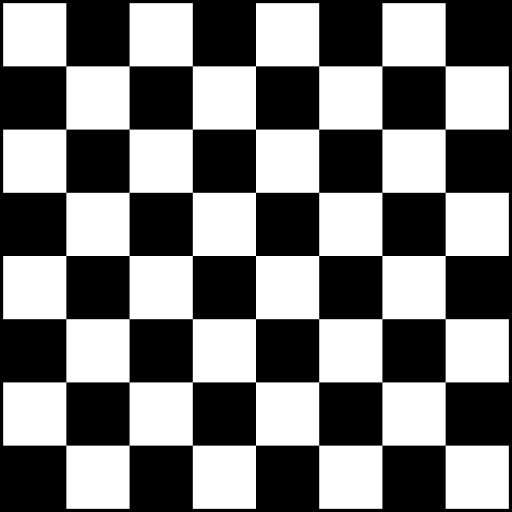
#> input picture TP2 Images Registration Fourier/Chess_Board.png, 1024 x 1024 px (shown at 1/2 size)
$ jupyter execute TP_ImageregistrationFourier_completed.ipynb
#> lines starting #> are read from the running program, lines starting #| are printed output that depends on the picture; after the words box and inside, x2 and y2 are one past the last pixel; in counts of white or black regions, pixels touching at a corner belong together; long printed decimals are rounded
## Image registration (Fourier based)

**Deadline**: Upload this notebook (rename it as 'TP-ImageregistrationFourier-YOUR-SURNAME.ipynb') to E-Campus before the deadline. Please check on E-Campus for the exact date.

**Goal**: The goal of this notebook is to implement the algorithms seen today for Fourier-based rigid image registration. We will focus only on translation and rotation. Please andwer the questions and complete the code where you see **XXXXXXXXXXXXXX**

Let's first download (or upload if you are using your own computer) the data.

[cell 1]
if 'google.colab' in str(get_ipython()):
  from google_drive_downloader import GoogleDriveDownloader as gdd
  gdd.download_file_from_google_drive(file_id='1slGiE3jssCrFft-2TbcsWHrst95DDShT',
  dest_path='./paris-satellite.jpg')

  from google_drive_downloader import GoogleDriveDownloader as gdd
  gdd.download_file_from_google_drive(file_id='1MVIhPTMq-KjuawlwIVvS063UpAOQYvzo',
  dest_path='./Chess_Board.png')
else:
  print('You are not using Colab. Please define working_dir with the absolute path to the folder where you downloaded the data')

# Please modify working_dir only if you are using your Anaconda (and not Google Colab)
# You should write the absolute path of your working directory with the data
workingDir='./'

and the needed libraries

[cell 2]
import math
import numpy as np
from numpy import linalg as LA
from matplotlib import pyplot as plt
from skimage.io import imread
from skimage.transform import resize, rescale, warp_polar, warp, SimilarityTransform, rotate
from skimage.morphology import square, dilation

Please run the following algorithms using a satellite image of Paris and a figure of a chessboard.

[cell 3]
# img = imread(workingDir + 'paris-satellite.jpg')
img = imread(workingDir + 'Chess_Board.png')
#> img is the input picture: shape (1024, 1024, 3); min 0, max 255, mean 124.4

#print(img.shape)

fig = plt.figure(figsize=(20, 15))
ax1 = plt.subplot(1, 3, 1)
ax2 = plt.subplot(1, 3, 2)
ax3 = plt.subplot(1, 3, 3)
ax1.imshow(img[:,:,0], cmap='gray')
ax1.invert_yaxis()
ax1.set_title('R')
ax2.imshow(img[:,:,1], cmap='gray')
ax2.invert_yaxis()
ax2.set_title('G')
ax3.imshow(img[:,:,2], cmap='gray')
ax3.invert_yaxis()
ax3.set_title('B')
plt.show()
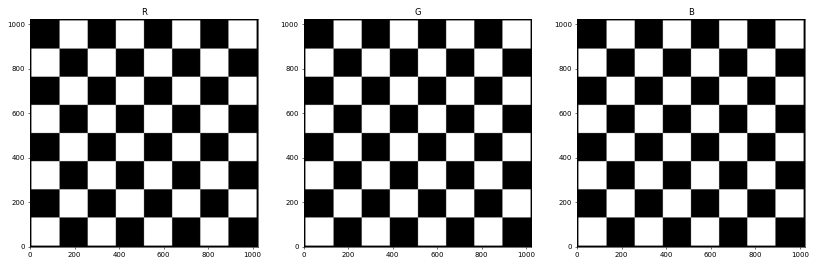
#> figure drawn by matplotlib, 3 panels

In order to compute the rotation and translation displacement between two images we first need to define a funtion which computes the phase correlation. Please complete the code

Remember than in `numpy`:
*   to compute the FFT we use `np.fft.fft2`
*   to compute the inverse FFT we use `np.fft.ifft2`
*   to compute the complex conjugate you can use `np.conj`
*   to compute the magnitude of a Fourier transform $F$ you can use `np.sqrt(np.real(F)**2 + np.imag(F)**2)` or simply `np.abs`
*   Another important function maybe useful for later... `np.fft.fftshift`

[cell 4]
def phaseCorrelation(X,Y):
  # Compute the fft of X
  fX = np.fft.fft2(X)
  if np.any(np.isnan(fX)) or np.any(np.isinf(fX)):
    print('problem ! There is a Nan and or Inf')
  # Compute the fft of the translated image Y
  fY = np.fft.fft2(Y)
  if np.any(np.isnan(fY)) or np.any(np.isinf(fY)):
    print('problem ! There is a Nan and or Inf')
  # Compute the complex conjugate
  fYc=np.conj(fY)
  # Compute cross-power spectrum
  eps=1e-30 # in order not to divide by zero
  CPS=(np.multiply(fX,fYc))/(np.abs(np.multiply(fX,fYc))+eps)
  # compute the shift
  shift=np.fft.ifft2(CPS)
  # take only the real part (it should be a real delta...)
  realShift=np.real(shift)
  # delete small values (noise)
  realShift=(realShift == np.max(realShift))*1
  # look for the index corresponding to the maximum value
  ind = np.unravel_index(np.argmax(realShift), realShift.shape)
  # ind[0] corresponds to the row thus to the shift along the second axis (i.e. y-axis)
  # ind[1] corresponds to the column thus to the shift along the first axis (i.e. x-axis)
  return ind,realShift

Let's first create a translated version of the original image with and without Gaussian noise. To simplify things we will just use one channel (a gray image). You can choose the channel you want.

To deform the image, we will use the `warp` function of scikit-image. You will have to choose if you want a linear shift (`mode='constant'`) or a circular shift (`mode='wrap')

[cell 5]
# Let's use only one channel
imgG=np.copy(img[:,:,0]) # red channel
a=200 # should be smaller than imgG.shape[0]
b=150 # should be smaller than imgG.shape[1]

# simple translation (the minus sign is to make it consistent with the lecture slides)
tformTranslation = SimilarityTransform(translation=(-a,-b))
# translated image
# mode='wrap' to have circuar shift or mode='constant' to have zero padding
# It works in both cases !! Even though we always assume a circuar shift transated image
imgGT = warp(imgG, tformTranslation, mode='wrap')
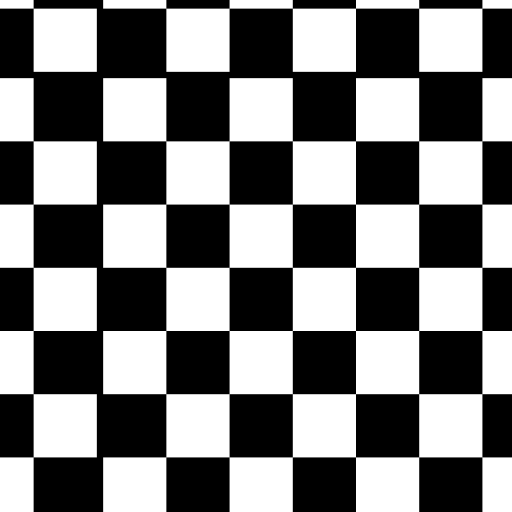
#> imgGT: shape (1024, 1024) float64 (shown at 1/2 size); min 0, max 1, mean 0.488
# translated and noise image
imgGTN = imgGT + np.random.normal(0, 0.15, imgGT.shape)
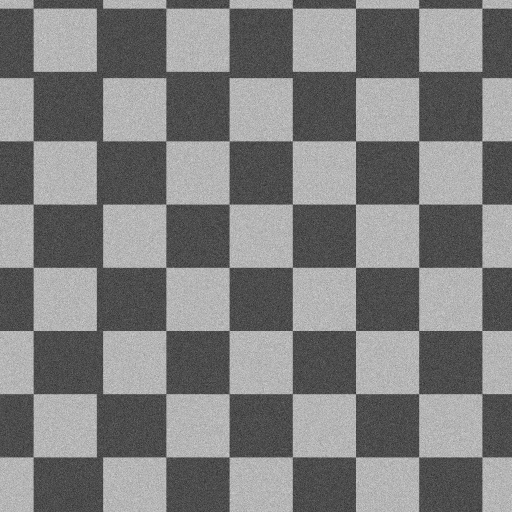
#> imgGTN: shape (1024, 1024) float64 (shown at 1/2 size); min -0.734, max 1.7, mean 0.488; drawn with min black and max white

fig = plt.figure(figsize=(20, 15))
ax1 = plt.subplot(1, 3, 1)
ax2 = plt.subplot(1, 3, 2)
ax3 = plt.subplot(1, 3, 3)
ax1.imshow(imgG, cmap='gray')
ax1.invert_yaxis()
ax1.set_title('original image')
ax2.imshow(imgGT, cmap='gray')
ax2.invert_yaxis()
ax2.set_title('image translated')
ax3.imshow(imgGTN, cmap='gray')
ax3.invert_yaxis()
ax3.set_title('image translated + Gaussian noise')
plt.show()
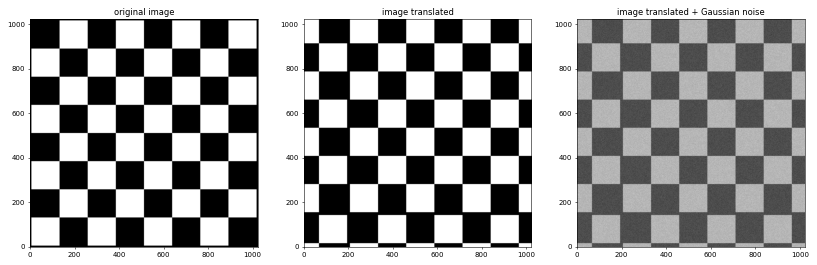
#> figure drawn by matplotlib, 3 panels

Let's try to find the translation parameters using the phase Correlation method.

Remember that when assuming a circular shift, as it is case here, a negative displacement $a$ is equivalent to a positive displacement $N+a$ where we also assume that $a<N$. Same things for $b$.

Furthermore, we assume that we don't know whether the image has been created using a circular or a linear shift. You will have to test it and find the correct warp mode !

Question: How would you find the correct image ? Implement your idea.

# Translate image

[cell 6]
ind, realShift=phaseCorrelation(imgGT, imgG)
#> in phaseCorrelation, `realShift=(realShift == np.max(realShift))*1`:
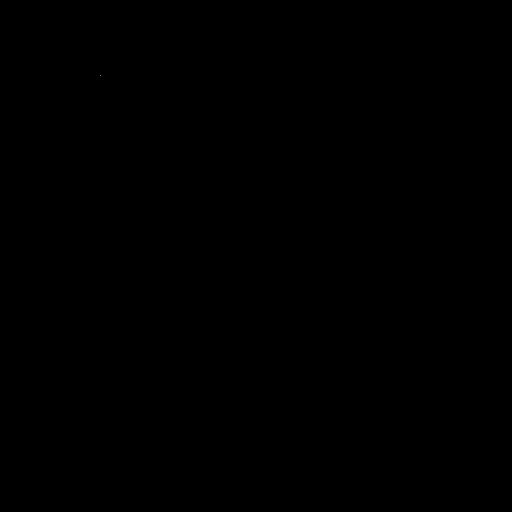
#> realShift: shape (1024, 1024) int64 (shown at 1/2 size); values 0 (black) and 1 (white), 0% white in thin lines or dots, all inside (x1, y1, x2, y2) = (200, 150, 201, 151)
#> in phaseCorrelation, `ind = np.unravel_index(np.argmax(realShift), realShift.shape)`: ind = (150, 200)
#> ind = (150, 200)
if a<0:
  print('Expected a is:', imgG.shape[0]+a, ' using a circular shift this is equivalent to:', a)
else:
  print('Expected a is:', a)
print('Estimated a is:', ind[1], 'using a circular shift this is equivalent to:', ind[1]-imgG.shape[0])
#| Estimated a is: 200 using a circular shift this is equivalent to: -824

if b<0:
  print('Expected b is:', imgG.shape[1]+b, ' using a circular shift this is equivalent to:', b)
else:
  print('Expected b is:', b)
  print('Estimated b is:', ind[0], 'using a circular shift this is equivalent to:', ind[0]-imgG.shape[1])
#| Estimated b is: 150 using a circular shift this is equivalent to: -874

#
# look for the correct image
#

alist = [ind[1], ind[1],ind[1]+imgG.shape[0], ind[1]+imgG.shape[0]] # MODIF
#> alist = [200, 200, 1224, 1224]
blist = [ind[0], ind[0]+imgG.shape[1], ind[0], ind[0]+imgG.shape[1]] # MODIF
#> blist = [150, 1174, 150, 1174]
linearImages=[]
linearParam=[]
for a, b in zip(alist, blist):
  linearImages.append((warp(imgG, SimilarityTransform(translation=(-a,-b)) , mode='wrap'), warp(imgG, SimilarityTransform(translation=(-a,-b)) , mode='constant')))
  linearParam.append((a,b))
#> this loop made 4 passes
#> (a, b) on passes 1 to 4: (200, 150), (200, 1174), (1224, 150), (1224, 1174)
#> after the loop, linearImages = 4 items; linearParam = [(200, 150), (200, 1174), (1224, 150), (1224, 1174)]

# Look for the right combination of parameters and for the right warp mode
err=[]
mode='constant'
for k in range(len(linearImages)):
  err.append((((imgGT-linearImages[k][0])**2).sum(),((imgGT-linearImages[k][1])**2).sum()))
#> this loop made 4 passes
#> after the loop, err = [(0, 152522.3), (0, 508724.1), (0, 508724.1), (0, 508724.1)]
err_flat=np.ravel(err)
#> err_flat = [0, 152522.3, 0, 508724.1, 0, 508724.1, 0, 508724.1]
min_index=np.argmin(err_flat)
#> min_index = 0

if min_index%2==0: # si wrap
  mode='wrap'

print(f'The right combination is : a={alist[min_index//2]}, b={blist[min_index//2]}, mode={mode}')
#| The right combination is : a=200, b=150, mode=wrap


fig, axs = plt.subplots(3,4, figsize=(20, 20))
fig.subplots_adjust(hspace = .5, wspace=.001)
axs = axs.ravel()
axs[0].imshow(imgG, cmap='gray')
axs[0].set_title('Original Image')
axs[1].imshow(imgGT , cmap='gray')
axs[1].set_title('Image translated')
# we use a dilation to be able to see the point (an impulse)
axs[2].imshow(dilation(realShift,square(10)), cmap='gray')
axs[2].set_title('shift (gray)')
axs[3].imshow(dilation(realShift,square(10)))
axs[3].set_title('shift (colored)')
k=4
# Plot all possible images with both the wrap mode and the constant mode
for i in range(4):
  axs[k].imshow(warp(imgG, SimilarityTransform(translation=(-alist[i],-blist[i])) , mode='wrap') , cmap='gray')
  axs[k].set_title('Estimated image with circular shift \n using a={0}, b={1}'.format( alist[i],blist[i]))
  k=k+1
#> after the loop, k = 8
for i in range(4):
  axs[k].imshow(warp(imgG, SimilarityTransform(translation=(-alist[i],-blist[i])) , mode='constant') , cmap='gray')
  axs[k].set_title('Estimated image with linear shift \n using a={0}, b={1}'.format( alist[i],blist[i]))
  k=k+1
#> after the loop, k = 12
plt.show()
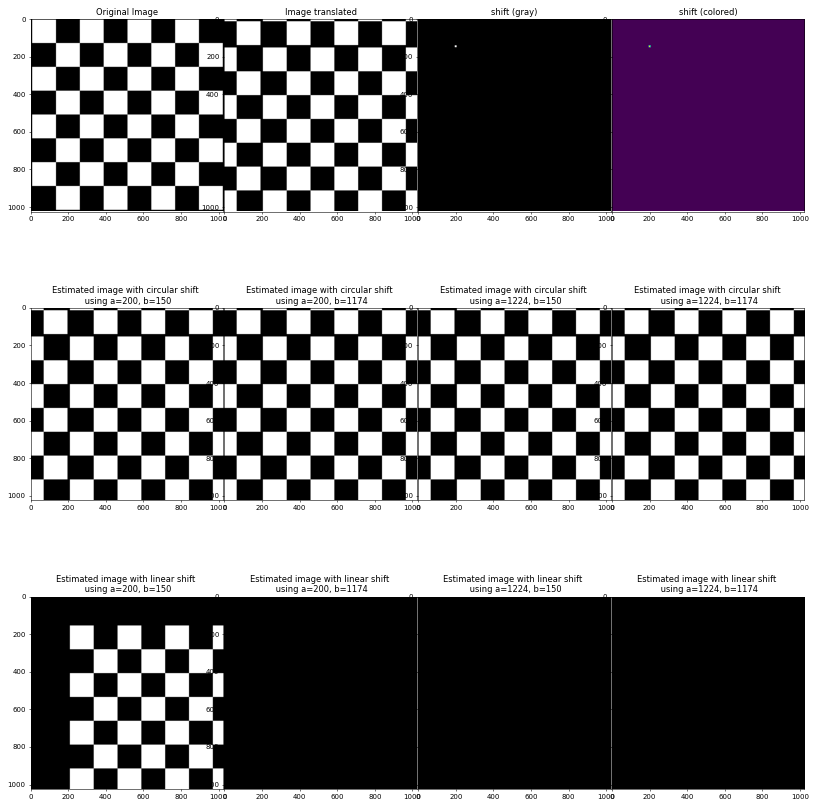
#> figure drawn by matplotlib, 12 panels

# Translation and Gaussian noise image

Please do exactly the same thing as before but using the translated image with noise.

Question: Does the noise have an impact on the estimate ? If yes, when ?

[cell 7]
print("L'ajout d'un bruit gaussien ne modifie pas le résultat")

## Rotation (with respect to the center of the image)

Here, you will look for the rotation angle.
First, let's create a rotated version of the original image with respect to the center of the image. Please be careful to perform the following analyses always with respect to the center of the image.

[cell 8]
# Let's use only one channel
imgG=np.copy(img[:,:,0])
theta=30 # Rotation angle in clockwise direction as degree.

# simple rotation (minus sign to be consistent with the slides)
tformRotation = SimilarityTransform(rotation=-(math.pi*theta)/180)

# Compute the center of the image
center = np.array((imgG.shape[0], imgG.shape[1])) / 2.
#> center = [512, 512]
# compute the translation to have the origin at the center of the image
tform1 = SimilarityTransform(translation=-center)
# compute the translation to bring back the origin at the original position
tform3 = SimilarityTransform(translation=center)
# unite transformations, applied in order from left to right
tform = tform1 + tformRotation + tform3

# rotated image. Linear shift mode='constant'. Circular shift mode='wrap'
imgGR = warp(imgG, tform, mode='wrap')
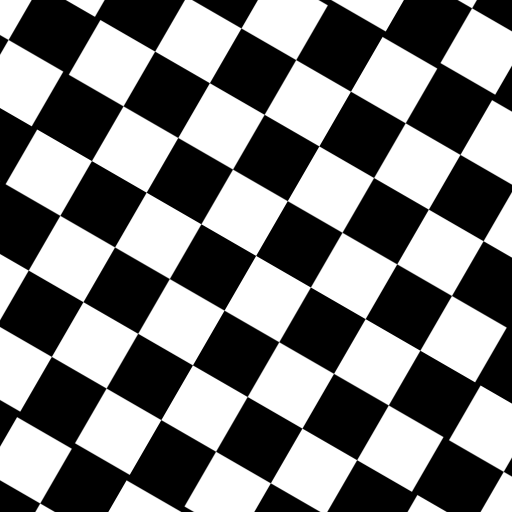
#> imgGR: shape (1024, 1024) float64 (shown at 1/2 size); min 0, max 1, mean 0.49
# translated and noise image
imgGRN = imgGR + np.random.normal(0, 0.1, imgGT.shape)
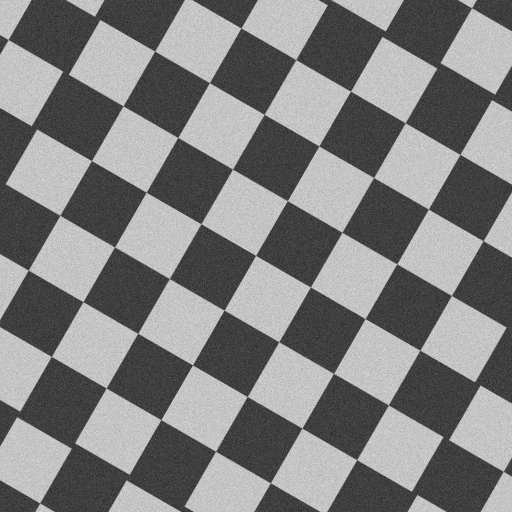
#> imgGRN: shape (1024, 1024) float64 (shown at 1/2 size); min -0.474, max 1.44, mean 0.49; drawn with min black and max white

fig = plt.figure(figsize=(20, 15))
ax1 = plt.subplot(1, 3, 1)
ax2 = plt.subplot(1, 3, 2)
ax3 = plt.subplot(1, 3, 3)
ax1.imshow(imgG, cmap='gray')
ax1.set_title('original image')
ax2.imshow(imgGR, cmap='gray')
ax2.set_title('image rotated')
ax3.imshow(imgGRN, cmap='gray')
ax3.set_title('image rotated + Gaussian noise')
plt.show()

As before, we have two ambiguities. One about the angle, which could be $\alpha$ or $\alpha +180$ degrees. And the other one with respect to the shift that has been used to create the rotated image (linear or circular).

Please look for the correct set of parameters (angle and warp mode). First for the rotated image...

[cell 9]
# computation of amplitude/magnitude of original and rotated image
# we also shift the zero-frequency component to the center of the spectrum since we want to have the origin in the middle
# Hint: look at the previously presented 'useful' function...
imgGN=imgG + np.random.normal(0, 0.1, imgGT.shape) # Permet de tester l'effet du bruit blanc

MimgG = np.abs(np.fft.fftshift(np.fft.fft2(imgGN)))
MimgGR = np.abs(np.fft.fftshift(np.fft.fft2(imgGRN)))

# center is assumed to be the middle of the image
# We will use warp_polar of scikit image but other functions could be used
MimgGP = warp_polar(np.real(MimgG))
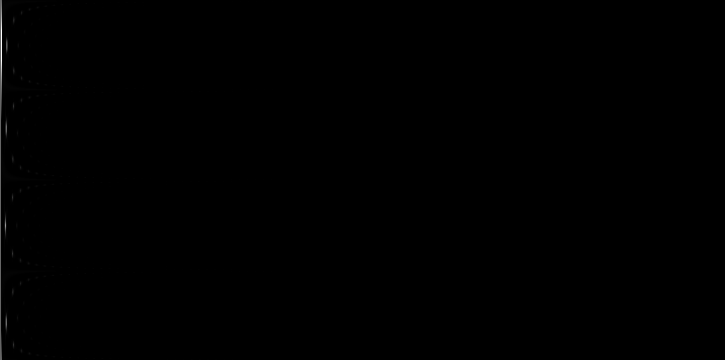
#> MimgGP: shape (360, 725) float64; min 0, max 83369011.9, mean 104696.6; drawn with min black and max white
MimgGRP = warp_polar(MimgGR)

ind, realShift=phaseCorrelation(MimgG, MimgGR)
#> in phaseCorrelation (call 2), `realShift=(realShift == np.max(realShift))*1`: realShift: shape (1024, 1024) int64; values 0 (black) and 1 (white), 0% white in thin lines or dots, all inside (x1, y1, x2, y2) = (0, 0, 1, 1)
#> ind = (0, 0)
print('Expected angle (degrees) of rotation:', theta)
print('Estimated angle (degrees) of rotation:',ind[0], 'or', ind[0]+180)
#| Estimated angle (degrees) of rotation: 0 or 180

#
# look for the correct image
#
anglelist = [theta, theta, theta+180, theta+180]
modeList=['wrap', 'constant', 'wrap', 'constant']
Images=[]
Param=[]
for t, m in zip(anglelist, modeList):
  Images.append(warp(imgGN,tform1+ SimilarityTransform(rotation=-(math.pi*t)/180) + tform3 , mode=m))
  Param.append((t,m))
#> after the loop, Images = 4 items; Param = [(30, 'wrap'), (30, 'constant'), (210, 'wrap'), (210, 'constant')]


# Look for the right combination of parameters and for the right warp mode
err=[]
for k in range(len(Images)):
  err.append(((imgGR-Images[k])**2).sum())
#> after the loop, err = [3.28e+10, 2.8e+10, 3.28e+10, 2.8e+10]
true_img_index=np.argmin(err)
#> true_img_index = 1

print(f'The right combination is : theta = {anglelist[true_img_index]}, mode = {modeList[true_img_index]} (err value : {err[true_img_index]})')
#| The right combination is : theta = 30, mode = constant (err value : 27991459906.651)


# Plot images and results
fig, axs = plt.subplots(2,4, figsize=(20, 10))
fig.subplots_adjust(hspace = .5, wspace=.001)
axs = axs.ravel()
axs[0].imshow(imgG, cmap='gray')
axs[0].set_title('Original Image')
axs[1].imshow(20*np.log(MimgG))
axs[1].set_title('Centered Magnitude Spectrum Original Image')
axs[2].imshow(imgGR, cmap='gray')
axs[2].set_title('Rotated Image')
axs[3].imshow(20*np.log(MimgGR))
axs[3].set_title('Centered Magnitude Spectrum Rotated Image')
k=4
for i in range(len(modeList)):
  axs[k].imshow(warp(imgG,tform1+ SimilarityTransform(rotation=-(math.pi*anglelist[i])/180) + tform3 , mode=modeList[i]) , cmap='gray')
  axs[k].set_title('Estimated image with {0} mode shift \n using an angle of {1} degrees'.format(modeList[i],anglelist[i] ))
  k=k+1
#> after the loop, k = 8
plt.show()
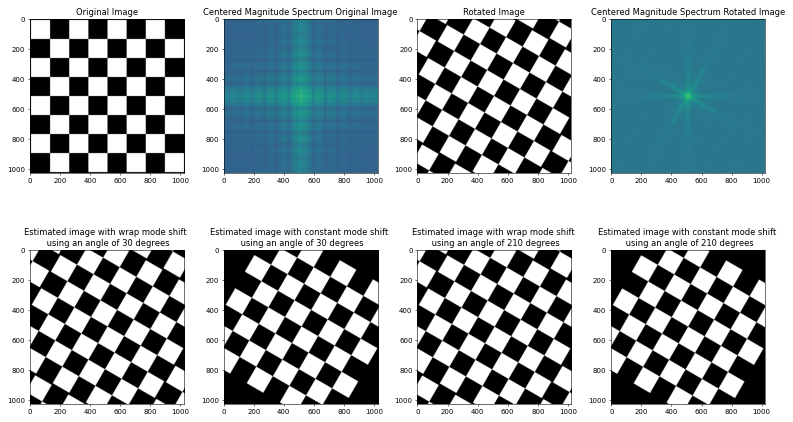
#> figure drawn by matplotlib, 8 panels
